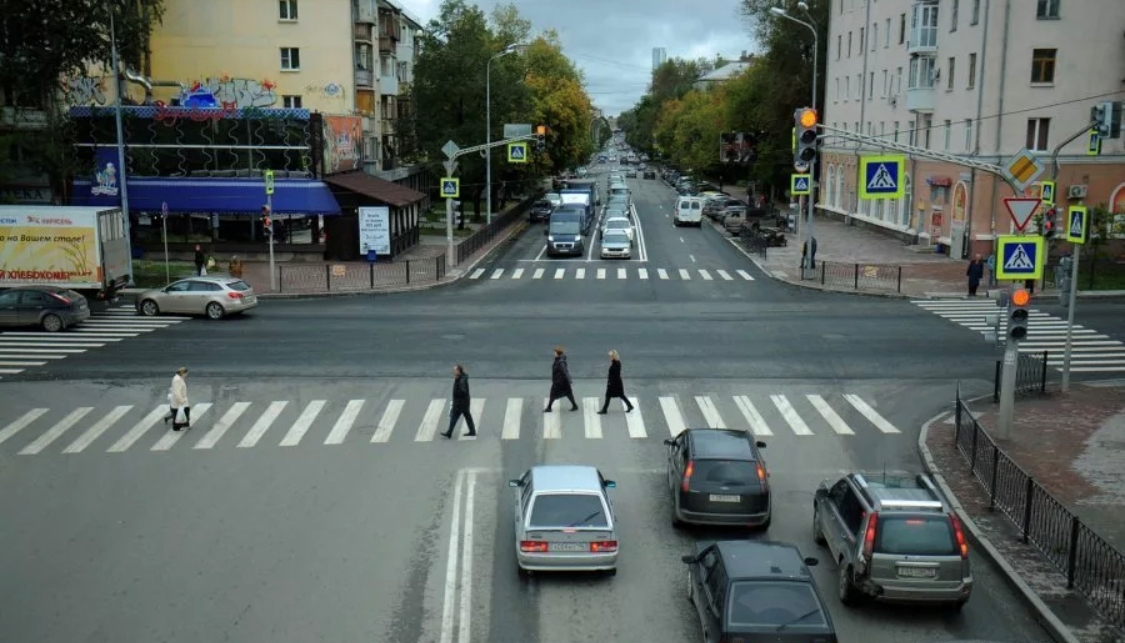
#> input picture notebook/sign.jpg, 1125 x 643 px
$ jupyter execute ind.ipynb
#> lines starting #> are read from the running program, lines starting #| are printed output that depends on the picture; after the words box and inside, x2 and y2 are one past the last pixel; in counts of white or black regions, pixels touching at a corner belong together
### Индивидуальная задача

На изображении, получаенной с камеры

Необходимо обрезать изображение до размеров знака, повернуть  его на угол, равный наклону знака, улучшить качество изображения и обвести контур знака для его распознавания.

[cell 1]
import numpy as np
import cv2
import matplotlib.pyplot as plt

[cell 2]
# загрузка изображения
imag = cv2.imread('sign.jpg')
#> imag is the input picture: shape (643, 1125, 3); mean B, G, R 97.7, 101.1, 91.6
imag = cv2.cvtColor(imag, cv2.COLOR_BGR2RGB)

[cell 3]
# обрезаем изображение до размеров знака
crop = imag[193:235, 995:1045]
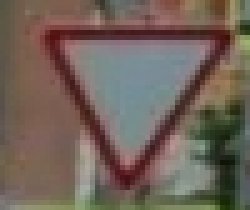
#> crop: shape (42, 50, 3) (shown 5 times larger); mean R, G, B 113, 99, 89.2
piece = cv2.resize(crop, (50,50), interpolation=cv2.INTER_LINEAR)
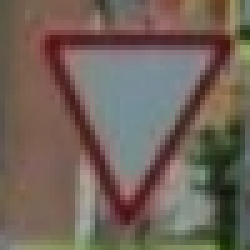
#> piece: shape (50, 50, 3) (shown 5 times larger); mean R, G, B 113, 98.9, 89.1

(h, w) = piece.shape[:2]
#> h = 50; w = 50

[cell 4]
# определяем угол наклона знака
angle = 90

img = piece

[cell 5]
# получаем размеры изображения
(h, w) = img.shape[:2]

[cell 6]
# получаем координаты центра изображения
center = (w // 2, h // 2)
#> center = (25, 25)
# строим матрицу поворота
M = cv2.getRotationMatrix2D(center, angle, 1.0)

# поворачиваем изображение
rotated = cv2.warpAffine(img, M, (w, h))
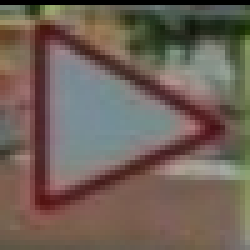
#> rotated: shape (50, 50, 3) (shown 5 times larger); mean R, G, B 111, 97.1, 87.6

[cell 7]
# Применение метода "unsharp masking"
# Применение фильтра Гаусса

blur = cv2.GaussianBlur(rotated, (5,5), 0)
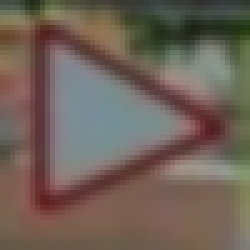
#> blur: shape (50, 50, 3) (shown 5 times larger); mean R, G, B 111.6, 97.7, 88.1
improved = cv2.addWeighted(rotated, 1.5, blur, -0.5, 0)

[cell 8]
# переводим изображение в оттенки серого
gray = cv2.cvtColor(improved, cv2.COLOR_BGR2GRAY)
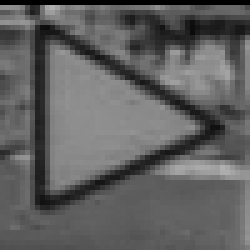
#> gray: shape (50, 50) (shown 5 times larger); min 0, max 176, mean 96.2

# бинаризуем изображение
thresh = cv2.threshold(gray, 0, 255, cv2.THRESH_BINARY_INV + cv2.THRESH_OTSU)[1]
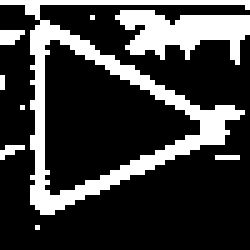
#> thresh: shape (50, 50) (shown 5 times larger); 23.8% white; 9 white regions (7 under 20 px)

[cell 9]
# находим контуры
contours, hierarchy = cv2.findContours(thresh, cv2.RETR_EXTERNAL, cv2.CHAIN_APPROX_SIMPLE)
#> contours = 9 contours, 7 with area under 20; largest, box (x1, y1, x2, y2) and area: (0, 0, 50, 43) 822, (23, 2, 50, 13) 127

# рисуем контуры на исходном изображении
cv2.drawContours(improved, contours, -1, (0, 255, 0), 1);
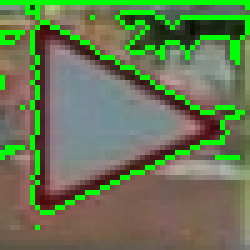
#> improved: shape (50, 50, 3) (shown 5 times larger); mean R, G, B 103.8, 120.3, 83.2
